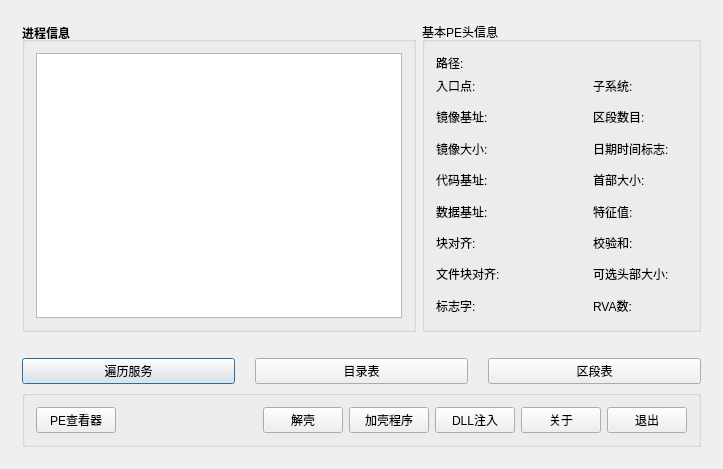
<?xml version="1.0" encoding="UTF-8"?>
<ui version="4.0">
 <class>PEToolsClass</class>
 <widget class="QDialog" name="PEToolsClass">
  <property name="geometry">
   <rect>
    <x>0</x>
    <y>0</y>
    <width>723</width>
    <height>469</height>
   </rect>
  </property>
  <property name="sizePolicy">
   <sizepolicy hsizetype="Expanding" vsizetype="Expanding">
    <horstretch>0</horstretch>
    <verstretch>0</verstretch>
   </sizepolicy>
  </property>
  <property name="windowTitle">
   <string>PETools</string>
  </property>
  <layout class="QGridLayout" name="gridLayout">
   <item row="0" column="0">
    <widget class="QWidget" name="Widget" native="true">
     <layout class="QVBoxLayout" name="verticalLayout_4">
      <item>
       <layout class="QVBoxLayout" name="verticalLayout_2">
        <item>
         <layout class="QHBoxLayout" name="horizontalLayout_2">
          <item>
           <widget class="QGroupBox" name="letfGroupBox">
            <property name="font">
             <font>
              <weight>75</weight>
              <bold>true</bold>
             </font>
            </property>
            <property name="title">
             <string>进程信息</string>
            </property>
            <property name="alignment">
             <set>Qt::AlignLeading|Qt::AlignLeft|Qt::AlignVCenter</set>
            </property>
            <property name="flat">
             <bool>false</bool>
            </property>
            <property name="checkable">
             <bool>false</bool>
            </property>
            <layout class="QVBoxLayout" name="verticalLayout">
             <item>
              <widget class="TableWidget" name="leftUpTableWidget">
               <property name="styleSheet">
                <string notr="true"/>
               </property>
              </widget>
             </item>
            </layout>
           </widget>
          </item>
          <item>
           <widget class="QGroupBox" name="groupBox_2">
            <property name="sizePolicy">
             <sizepolicy hsizetype="Preferred" vsizetype="Preferred">
              <horstretch>0</horstretch>
              <verstretch>0</verstretch>
             </sizepolicy>
            </property>
            <property name="title">
             <string>基本PE头信息</string>
            </property>
            <layout class="QVBoxLayout" name="verticalLayout_7">
             <item>
              <layout class="QVBoxLayout" name="verticalLayout_6">
               <property name="spacing">
                <number>0</number>
               </property>
               <item>
                <layout class="QHBoxLayout" name="horizontalLayout_3">
                 <property name="spacing">
                  <number>0</number>
                 </property>
                 <property name="sizeConstraint">
                  <enum>QLayout::SetMinimumSize</enum>
                 </property>
                 <property name="leftMargin">
                  <number>0</number>
                 </property>
                 <property name="topMargin">
                  <number>0</number>
                 </property>
                 <property name="rightMargin">
                  <number>0</number>
                 </property>
                 <property name="bottomMargin">
                  <number>0</number>
                 </property>
                 <item>
                  <widget class="QLabel" name="label">
                   <property name="sizePolicy">
                    <sizepolicy hsizetype="Fixed" vsizetype="Fixed">
                     <horstretch>0</horstretch>
                     <verstretch>0</verstretch>
                    </sizepolicy>
                   </property>
                   <property name="text">
                    <string>路径:</string>
                   </property>
                  </widget>
                 </item>
                 <item>
                  <spacer name="horizontalSpacer_11">
                   <property name="orientation">
                    <enum>Qt::Vertical</enum>
                   </property>
                   <property name="sizeType">
                    <enum>QSizePolicy::Fixed</enum>
                   </property>
                   <property name="sizeHint" stdset="0">
                    <size>
                     <width>20</width>
                     <height>20</height>
                    </size>
                   </property>
                  </spacer>
                 </item>
                 <item>
                  <widget class="QLabel" name="labelPath">
                   <property name="sizePolicy">
                    <sizepolicy hsizetype="Preferred" vsizetype="Fixed">
                     <horstretch>0</horstretch>
                     <verstretch>0</verstretch>
                    </sizepolicy>
                   </property>
                   <property name="inputMethodHints">
                    <set>Qt::ImhNone</set>
                   </property>
                   <property name="text">
                    <string/>
                   </property>
                  </widget>
                 </item>
                </layout>
               </item>
               <item>
                <layout class="QHBoxLayout" name="horizontalLayout_20">
                 <property name="spacing">
                  <number>20</number>
                 </property>
                 <item>
                  <layout class="QVBoxLayout" name="verticalLayout_3">
                   <item>
                    <layout class="QHBoxLayout" name="horizontalLayout_4">
                     <item>
                      <widget class="QLabel" name="label_2">
                       <property name="text">
                        <string>入口点:</string>
                       </property>
                      </widget>
                     </item>
                     <item>
                      <spacer name="horizontalSpacer_3">
                       <property name="orientation">
                        <enum>Qt::Horizontal</enum>
                       </property>
                       <property name="sizeType">
                        <enum>QSizePolicy::Fixed</enum>
                       </property>
                       <property name="sizeHint" stdset="0">
                        <size>
                         <width>20</width>
                         <height>20</height>
                        </size>
                       </property>
                      </spacer>
                     </item>
                     <item>
                      <widget class="QLabel" name="labelEntrance">
                       <property name="text">
                        <string/>
                       </property>
                      </widget>
                     </item>
                    </layout>
                   </item>
                   <item>
                    <layout class="QHBoxLayout" name="horizontalLayout_5">
                     <item>
                      <widget class="QLabel" name="label_3">
                       <property name="text">
                        <string>镜像基址:</string>
                       </property>
                      </widget>
                     </item>
                     <item>
                      <spacer name="horizontalSpacer_4">
                       <property name="orientation">
                        <enum>Qt::Horizontal</enum>
                       </property>
                       <property name="sizeType">
                        <enum>QSizePolicy::Fixed</enum>
                       </property>
                       <property name="sizeHint" stdset="0">
                        <size>
                         <width>20</width>
                         <height>20</height>
                        </size>
                       </property>
                      </spacer>
                     </item>
                     <item>
                      <widget class="QLabel" name="LabelMirrorBase">
                       <property name="text">
                        <string/>
                       </property>
                      </widget>
                     </item>
                    </layout>
                   </item>
                   <item>
                    <layout class="QHBoxLayout" name="horizontalLayout_6">
                     <item>
                      <widget class="QLabel" name="label_4">
                       <property name="text">
                        <string>镜像大小:</string>
                       </property>
                      </widget>
                     </item>
                     <item>
                      <spacer name="horizontalSpacer_5">
                       <property name="orientation">
                        <enum>Qt::Horizontal</enum>
                       </property>
                       <property name="sizeType">
                        <enum>QSizePolicy::Fixed</enum>
                       </property>
                       <property name="sizeHint" stdset="0">
                        <size>
                         <width>20</width>
                         <height>20</height>
                        </size>
                       </property>
                      </spacer>
                     </item>
                     <item>
                      <widget class="QLabel" name="LabelMirrorSize">
                       <property name="text">
                        <string/>
                       </property>
                      </widget>
                     </item>
                    </layout>
                   </item>
                   <item>
                    <layout class="QHBoxLayout" name="horizontalLayout_7">
                     <item>
                      <widget class="QLabel" name="label_5">
                       <property name="text">
                        <string>代码基址:</string>
                       </property>
                      </widget>
                     </item>
                     <item>
                      <spacer name="horizontalSpacer_6">
                       <property name="orientation">
                        <enum>Qt::Horizontal</enum>
                       </property>
                       <property name="sizeType">
                        <enum>QSizePolicy::Fixed</enum>
                       </property>
                       <property name="sizeHint" stdset="0">
                        <size>
                         <width>20</width>
                         <height>20</height>
                        </size>
                       </property>
                      </spacer>
                     </item>
                     <item>
                      <widget class="QLabel" name="LabelCodeBase">
                       <property name="text">
                        <string/>
                       </property>
                      </widget>
                     </item>
                    </layout>
                   </item>
                   <item>
                    <layout class="QHBoxLayout" name="horizontalLayout_8">
                     <item>
                      <widget class="QLabel" name="label_6">
                       <property name="text">
                        <string>数据基址:</string>
                       </property>
                      </widget>
                     </item>
                     <item>
                      <spacer name="horizontalSpacer_7">
                       <property name="orientation">
                        <enum>Qt::Horizontal</enum>
                       </property>
                       <property name="sizeType">
                        <enum>QSizePolicy::Fixed</enum>
                       </property>
                       <property name="sizeHint" stdset="0">
                        <size>
                         <width>20</width>
                         <height>20</height>
                        </size>
                       </property>
                      </spacer>
                     </item>
                     <item>
                      <widget class="QLabel" name="LabelDataBase">
                       <property name="text">
                        <string/>
                       </property>
                      </widget>
                     </item>
                    </layout>
                   </item>
                   <item>
                    <layout class="QHBoxLayout" name="horizontalLayout_9">
                     <item>
                      <widget class="QLabel" name="label_7">
                       <property name="text">
                        <string>块对齐:</string>
                       </property>
                      </widget>
                     </item>
                     <item>
                      <spacer name="horizontalSpacer_8">
                       <property name="orientation">
                        <enum>Qt::Horizontal</enum>
                       </property>
                       <property name="sizeType">
                        <enum>QSizePolicy::Fixed</enum>
                       </property>
                       <property name="sizeHint" stdset="0">
                        <size>
                         <width>20</width>
                         <height>20</height>
                        </size>
                       </property>
                      </spacer>
                     </item>
                     <item>
                      <widget class="QLabel" name="LabelBlockAligning">
                       <property name="text">
                        <string/>
                       </property>
                      </widget>
                     </item>
                    </layout>
                   </item>
                   <item>
                    <layout class="QHBoxLayout" name="horizontalLayout_10">
                     <item>
                      <widget class="QLabel" name="label_8">
                       <property name="text">
                        <string>文件块对齐:</string>
                       </property>
                      </widget>
                     </item>
                     <item>
                      <spacer name="horizontalSpacer_9">
                       <property name="orientation">
                        <enum>Qt::Horizontal</enum>
                       </property>
                       <property name="sizeType">
                        <enum>QSizePolicy::Fixed</enum>
                       </property>
                       <property name="sizeHint" stdset="0">
                        <size>
                         <width>20</width>
                         <height>20</height>
                        </size>
                       </property>
                      </spacer>
                     </item>
                     <item>
                      <widget class="QLabel" name="LabelFileBlockAligning">
                       <property name="text">
                        <string/>
                       </property>
                      </widget>
                     </item>
                    </layout>
                   </item>
                   <item>
                    <layout class="QHBoxLayout" name="horizontalLayout_11">
                     <item>
                      <widget class="QLabel" name="label_9">
                       <property name="text">
                        <string>标志字:</string>
                       </property>
                      </widget>
                     </item>
                     <item>
                      <spacer name="horizontalSpacer_10">
                       <property name="orientation">
                        <enum>Qt::Horizontal</enum>
                       </property>
                       <property name="sizeType">
                        <enum>QSizePolicy::Fixed</enum>
                       </property>
                       <property name="sizeHint" stdset="0">
                        <size>
                         <width>20</width>
                         <height>20</height>
                        </size>
                       </property>
                      </spacer>
                     </item>
                     <item>
                      <widget class="QLabel" name="LabelMagic">
                       <property name="text">
                        <string/>
                       </property>
                      </widget>
                     </item>
                    </layout>
                   </item>
                  </layout>
                 </item>
                 <item>
                  <spacer name="horizontalSpacer_20">
                   <property name="orientation">
                    <enum>Qt::Horizontal</enum>
                   </property>
                   <property name="sizeType">
                    <enum>QSizePolicy::Fixed</enum>
                   </property>
                   <property name="sizeHint" stdset="0">
                    <size>
                     <width>40</width>
                     <height>20</height>
                    </size>
                   </property>
                  </spacer>
                 </item>
                 <item>
                  <layout class="QVBoxLayout" name="verticalLayout_5">
                   <item>
                    <layout class="QHBoxLayout" name="horizontalLayout_12">
                     <item>
                      <widget class="QLabel" name="label_10">
                       <property name="text">
                        <string>子系统:</string>
                       </property>
                      </widget>
                     </item>
                     <item>
                      <spacer name="horizontalSpacer_12">
                       <property name="orientation">
                        <enum>Qt::Horizontal</enum>
                       </property>
                       <property name="sizeType">
                        <enum>QSizePolicy::Fixed</enum>
                       </property>
                       <property name="sizeHint" stdset="0">
                        <size>
                         <width>20</width>
                         <height>20</height>
                        </size>
                       </property>
                      </spacer>
                     </item>
                     <item>
                      <widget class="QLabel" name="LabelSubsystem">
                       <property name="text">
                        <string/>
                       </property>
                      </widget>
                     </item>
                    </layout>
                   </item>
                   <item>
                    <layout class="QHBoxLayout" name="horizontalLayout_13">
                     <item>
                      <widget class="QLabel" name="label_11">
                       <property name="text">
                        <string>区段数目:</string>
                       </property>
                      </widget>
                     </item>
                     <item>
                      <spacer name="horizontalSpacer_13">
                       <property name="orientation">
                        <enum>Qt::Horizontal</enum>
                       </property>
                       <property name="sizeType">
                        <enum>QSizePolicy::Fixed</enum>
                       </property>
                       <property name="sizeHint" stdset="0">
                        <size>
                         <width>20</width>
                         <height>20</height>
                        </size>
                       </property>
                      </spacer>
                     </item>
                     <item>
                      <widget class="QLabel" name="LabelSectorNumber">
                       <property name="text">
                        <string/>
                       </property>
                      </widget>
                     </item>
                    </layout>
                   </item>
                   <item>
                    <layout class="QHBoxLayout" name="horizontalLayout_14">
                     <item>
                      <widget class="QLabel" name="label_12">
                       <property name="sizePolicy">
                        <sizepolicy hsizetype="Preferred" vsizetype="Preferred">
                         <horstretch>0</horstretch>
                         <verstretch>0</verstretch>
                        </sizepolicy>
                       </property>
                       <property name="text">
                        <string>日期时间标志:</string>
                       </property>
                      </widget>
                     </item>
                     <item>
                      <spacer name="horizontalSpacer_14">
                       <property name="orientation">
                        <enum>Qt::Horizontal</enum>
                       </property>
                       <property name="sizeType">
                        <enum>QSizePolicy::Fixed</enum>
                       </property>
                       <property name="sizeHint" stdset="0">
                        <size>
                         <width>5</width>
                         <height>20</height>
                        </size>
                       </property>
                      </spacer>
                     </item>
                     <item>
                      <widget class="QLabel" name="LabelDataMark">
                       <property name="text">
                        <string/>
                       </property>
                      </widget>
                     </item>
                    </layout>
                   </item>
                   <item>
                    <layout class="QHBoxLayout" name="horizontalLayout_15">
                     <item>
                      <widget class="QLabel" name="label_13">
                       <property name="text">
                        <string>首部大小:</string>
                       </property>
                      </widget>
                     </item>
                     <item>
                      <spacer name="horizontalSpacer_15">
                       <property name="orientation">
                        <enum>Qt::Horizontal</enum>
                       </property>
                       <property name="sizeType">
                        <enum>QSizePolicy::Fixed</enum>
                       </property>
                       <property name="sizeHint" stdset="0">
                        <size>
                         <width>20</width>
                         <height>20</height>
                        </size>
                       </property>
                      </spacer>
                     </item>
                     <item>
                      <widget class="QLabel" name="LabelHeaderSize">
                       <property name="text">
                        <string/>
                       </property>
                      </widget>
                     </item>
                    </layout>
                   </item>
                   <item>
                    <layout class="QHBoxLayout" name="horizontalLayout_16">
                     <item>
                      <widget class="QLabel" name="label_14">
                       <property name="text">
                        <string>特征值:</string>
                       </property>
                      </widget>
                     </item>
                     <item>
                      <spacer name="horizontalSpacer_16">
                       <property name="orientation">
                        <enum>Qt::Horizontal</enum>
                       </property>
                       <property name="sizeType">
                        <enum>QSizePolicy::Fixed</enum>
                       </property>
                       <property name="sizeHint" stdset="0">
                        <size>
                         <width>20</width>
                         <height>20</height>
                        </size>
                       </property>
                      </spacer>
                     </item>
                     <item>
                      <widget class="QLabel" name="LabelEigenValue">
                       <property name="text">
                        <string/>
                       </property>
                      </widget>
                     </item>
                    </layout>
                   </item>
                   <item>
                    <layout class="QHBoxLayout" name="horizontalLayout_17">
                     <item>
                      <widget class="QLabel" name="label_15">
                       <property name="text">
                        <string>校验和:</string>
                       </property>
                      </widget>
                     </item>
                     <item>
                      <spacer name="horizontalSpacer_17">
                       <property name="orientation">
                        <enum>Qt::Horizontal</enum>
                       </property>
                       <property name="sizeType">
                        <enum>QSizePolicy::Fixed</enum>
                       </property>
                       <property name="sizeHint" stdset="0">
                        <size>
                         <width>20</width>
                         <height>20</height>
                        </size>
                       </property>
                      </spacer>
                     </item>
                     <item>
                      <widget class="QLabel" name="LabelChecksum">
                       <property name="text">
                        <string/>
                       </property>
                      </widget>
                     </item>
                    </layout>
                   </item>
                   <item>
                    <layout class="QHBoxLayout" name="horizontalLayout_18">
                     <item>
                      <widget class="QLabel" name="label_16">
                       <property name="text">
                        <string>可选头部大小:</string>
                       </property>
                      </widget>
                     </item>
                     <item>
                      <spacer name="horizontalSpacer_18">
                       <property name="orientation">
                        <enum>Qt::Horizontal</enum>
                       </property>
                       <property name="sizeType">
                        <enum>QSizePolicy::Fixed</enum>
                       </property>
                       <property name="sizeHint" stdset="0">
                        <size>
                         <width>5</width>
                         <height>20</height>
                        </size>
                       </property>
                      </spacer>
                     </item>
                     <item>
                      <widget class="QLabel" name="LabelSelectableHanderSize">
                       <property name="text">
                        <string/>
                       </property>
                      </widget>
                     </item>
                    </layout>
                   </item>
                   <item>
                    <layout class="QHBoxLayout" name="horizontalLayout_19">
                     <item>
                      <widget class="QLabel" name="label_17">
                       <property name="text">
                        <string>RVA数:</string>
                       </property>
                      </widget>
                     </item>
                     <item>
                      <spacer name="horizontalSpacer_19">
                       <property name="orientation">
                        <enum>Qt::Horizontal</enum>
                       </property>
                       <property name="sizeType">
                        <enum>QSizePolicy::Fixed</enum>
                       </property>
                       <property name="sizeHint" stdset="0">
                        <size>
                         <width>20</width>
                         <height>20</height>
                        </size>
                       </property>
                      </spacer>
                     </item>
                     <item>
                      <widget class="QLabel" name="LabelRVANumber">
                       <property name="text">
                        <string/>
                       </property>
                      </widget>
                     </item>
                    </layout>
                   </item>
                  </layout>
                 </item>
                </layout>
               </item>
              </layout>
             </item>
            </layout>
           </widget>
          </item>
         </layout>
        </item>
        <item>
         <widget class="QLabel" name="showLabel">
          <property name="text">
           <string/>
          </property>
         </widget>
        </item>
        <item>
         <layout class="QHBoxLayout" name="horizontalLayout_23" stretch="0,0,0">
          <property name="spacing">
           <number>20</number>
          </property>
          <property name="bottomMargin">
           <number>0</number>
          </property>
          <item>
           <widget class="QPushButton" name="refreshProgramButton">
            <property name="text">
             <string>遍历服务</string>
            </property>
           </widget>
          </item>
          <item>
           <widget class="QPushButton" name="catalogueButton">
            <property name="text">
             <string>目录表</string>
            </property>
           </widget>
          </item>
          <item>
           <widget class="QPushButton" name="sectorButton">
            <property name="text">
             <string>区段表</string>
            </property>
           </widget>
          </item>
         </layout>
        </item>
        <item>
         <widget class="QGroupBox" name="groupBox">
          <property name="title">
           <string/>
          </property>
          <layout class="QHBoxLayout" name="horizontalLayout">
           <item>
            <widget class="QPushButton" name="PEButton">
             <property name="sizePolicy">
              <sizepolicy hsizetype="Minimum" vsizetype="Fixed">
               <horstretch>0</horstretch>
               <verstretch>0</verstretch>
              </sizepolicy>
             </property>
             <property name="text">
              <string>PE查看器</string>
             </property>
            </widget>
           </item>
           <item>
            <spacer name="horizontalSpacer">
             <property name="orientation">
              <enum>Qt::Horizontal</enum>
             </property>
             <property name="sizeHint" stdset="0">
              <size>
               <width>40</width>
               <height>20</height>
              </size>
             </property>
            </spacer>
           </item>
           <item>
            <widget class="QPushButton" name="subtractButton">
             <property name="sizePolicy">
              <sizepolicy hsizetype="Minimum" vsizetype="Fixed">
               <horstretch>0</horstretch>
               <verstretch>0</verstretch>
              </sizepolicy>
             </property>
             <property name="text">
              <string>解壳</string>
             </property>
            </widget>
           </item>
           <item>
            <widget class="QPushButton" name="addButton">
             <property name="sizePolicy">
              <sizepolicy hsizetype="Minimum" vsizetype="Fixed">
               <horstretch>0</horstretch>
               <verstretch>0</verstretch>
              </sizepolicy>
             </property>
             <property name="text">
              <string>加壳程序</string>
             </property>
            </widget>
           </item>
           <item>
            <widget class="QPushButton" name="pushButton">
             <property name="text">
              <string>DLL注入</string>
             </property>
            </widget>
           </item>
           <item>
            <widget class="QPushButton" name="about">
             <property name="sizePolicy">
              <sizepolicy hsizetype="Minimum" vsizetype="Fixed">
               <horstretch>0</horstretch>
               <verstretch>0</verstretch>
              </sizepolicy>
             </property>
             <property name="text">
              <string>关于</string>
             </property>
            </widget>
           </item>
           <item>
            <widget class="QPushButton" name="exit">
             <property name="sizePolicy">
              <sizepolicy hsizetype="Minimum" vsizetype="Fixed">
               <horstretch>0</horstretch>
               <verstretch>0</verstretch>
              </sizepolicy>
             </property>
             <property name="text">
              <string>退出</string>
             </property>
            </widget>
           </item>
          </layout>
         </widget>
        </item>
       </layout>
      </item>
     </layout>
    </widget>
   </item>
  </layout>
 </widget>
 <layoutdefault spacing="6" margin="11"/>
 <customwidgets>
  <customwidget>
   <class>TableWidget</class>
   <extends>QTableWidget</extends>
   <header>TableWidget.h</header>
  </customwidget>
 </customwidgets>
 <resources>
  <include location="PETools.qrc"/>
 </resources>
 <connections/>
</ui>
